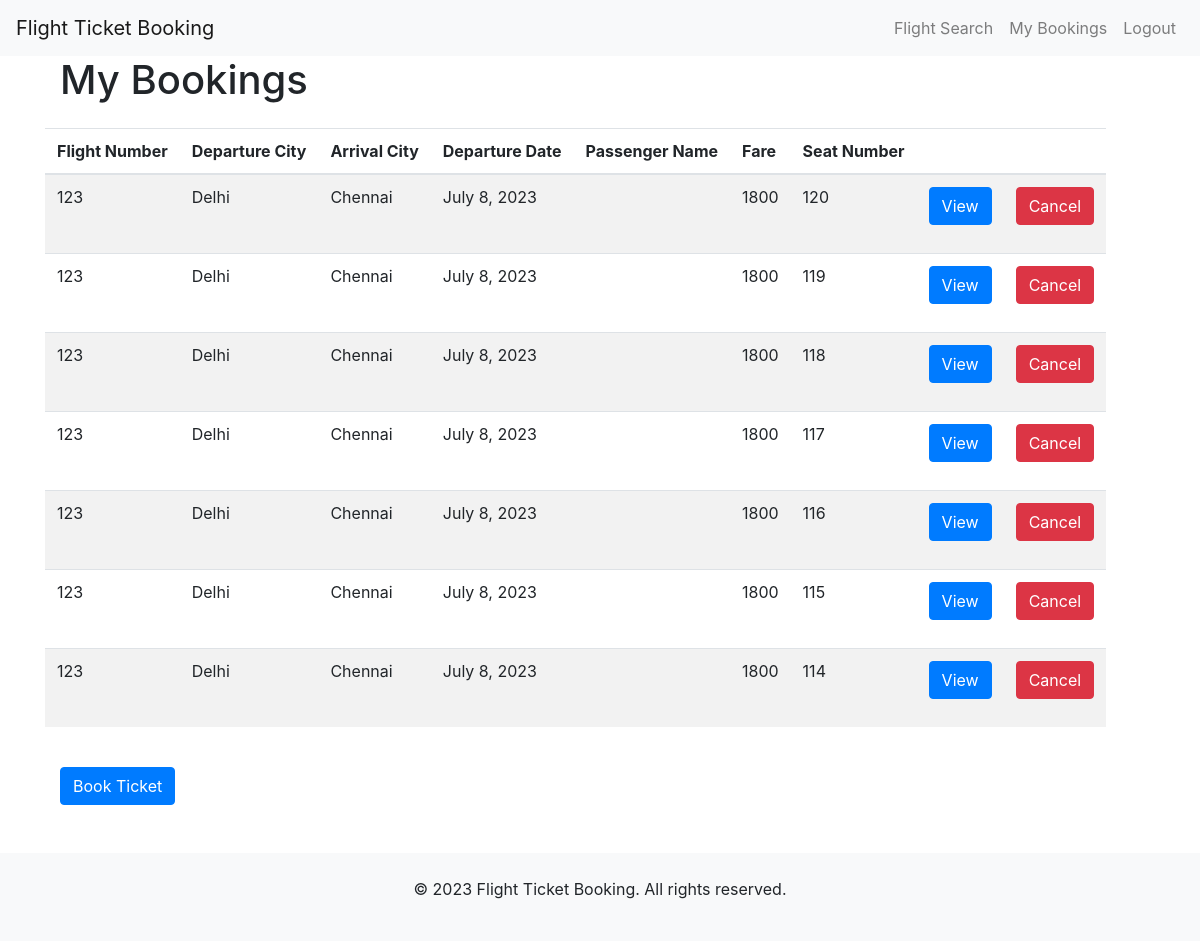
Page /my/bookings/ (signed in) on the earlier database version.
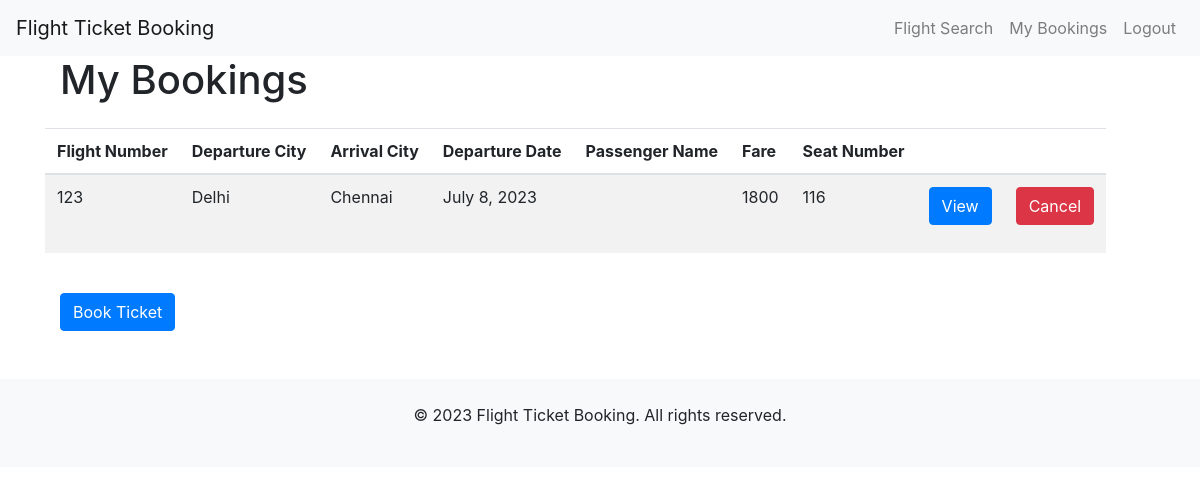
Same page on the later database version.
### mainapp/models.py (models this page shows)
class Tickets(models.Model):
    user = models.ForeignKey(User, on_delete=models.CASCADE)
    ref_no = models.CharField(unique=True, max_length=8)
    flight = models.ForeignKey(Flight, on_delete=models.CASCADE)
    passenger = models.CharField(max_length=50)
    p_phone = models.CharField(max_length=15)
    p_mail = models.CharField(max_length=100)
    age = models.IntegerField()
    sex = models.CharField(max_length=6, default=None)
    booking_date_time = models.DateTimeField(auto_now=True)
    seat_number = models.IntegerField()
    fare_charges = models.PositiveIntegerField()
    status = models.CharField(default='PENDING', max_length=20)

class Flight(models.Model):
    flight_number = models.CharField(max_length=10)
    airline = models.CharField(max_length=30)
    departure_city = models.ForeignKey(Airports, on_delete=models.SET_NULL, blank=True, null=True,
                                       related_name="departure")
    arrival_city = models.ForeignKey(Airports, on_delete=models.SET_NULL, blank=True, null=True, related_name="arrival")
    departure_date = models.DateField()
    departure_time = models.TimeField()
    arrival_date = models.DateField()
    arrival_time = models.TimeField()
    seats_count = models.IntegerField(default=60)
    fare = models.PositiveIntegerField()

class Airports(models.Model):
    airport_name = models.CharField(max_length=20)
    def __str__(self):
        return self.airport_name

### mainapp/views.py (the view)
# urls.py: path('my/bookings/', views.my_bookings, name='my_bookings'),
@login_required(login_url='user_login')
def my_bookings(request):
    bookings = Tickets.objects.filter(user=request.user)
    return render(request, 'my_bookings.html', {'bookings': bookings})

### mainapp/templates/my_bookings.html (shortened to what this page needs)
{% extends 'base_2.html' %}
{% block content %}
<div class="container" xmlns="http://www.w3.org/1999/html">
    <h1 class="mb-4">My Bookings</h1>
    <div class="row">
        <div class="col-50 ">
            {% if bookings %}
            <table class="table table-striped">
                <thead>
                <tr>
                    <th scope="col">Flight Number</th>
                    <th scope="col">Departure City</th>
                    <th scope="col">Arrival City</th>
                    <th scope="col">Departure Date</th>
                    <th scope="col">Passenger Name</th>
                    <th scope="col">Fare</th>
                    <th scope="col">Seat Number</th>
                    <th></th>
                    <th></th>
                </tr>
                </thead>
                <tbody>
                {% for booking in bookings %}
                <tr>
                    <td>{{ booking.flight.flight_number }}</td>
                    <td>{{ booking.flight.departure_city }}</td>
                    <td>{{ booking.flight.arrival_city }}</td>
                    <td>{{ booking.flight.departure_date }}</td>
                    <td>{{ booking.passenger }}</td>
                    <td>{{ booking.flight.fare }}</td>
                    <td>{{ booking.seat_number }}</td>
                    <td>
                        <a  href="{% url 'view_ticket' booking.id %}" target="_blank" class="btn btn-primary">View</a>
                    </td>
                    <td>
                        <form action="{% url 'cancel_ticket' booking.id %}" method="post">
                            <button type="submit" class="btn btn-danger">Cancel</button>
                        </form>
                    </td>
                </tr>
                {% empty %}
                    <tr>
                        <td colspan="8">No bookings found.</td>
                    </tr>
                {% endfor %}
                </tbody>
            </table>
            {% else %}
            <p>No bookings found.</p>
            {% endif %}
        </div>
    </div>
    <br>
    <div class="col-50">
        <a href="{% url 'flight_search' %}" class="btn btn-primary btn mr-2">Book Ticket</a>
    </div>
</div>
<br><br>
{% endblock %}

Differences in the rows shown:
removed Tickets: flight.flight_number "123", flight.departure_city "Delhi", flight.arrival_city "Chennai", flight.departure_date "July 8, 2023", flight.fare "1800", seat_number "120"
removed Tickets: flight.flight_number "123", flight.departure_city "Delhi", flight.arrival_city "Chennai", flight.departure_date "July 8, 2023", flight.fare "1800", seat_number "119"
removed Tickets: flight.flight_number "123", flight.departure_city "Delhi", flight.arrival_city "Chennai", flight.departure_date "July 8, 2023", flight.fare "1800", seat_number "118"
removed Tickets: flight.flight_number "123", flight.departure_city "Delhi", flight.arrival_city "Chennai", flight.departure_date "July 8, 2023", flight.fare "1800", seat_number "117"
removed Tickets: flight.flight_number "123", flight.departure_city "Delhi", flight.arrival_city "Chennai", flight.departure_date "July 8, 2023", flight.fare "1800", seat_number "115"
removed Tickets: flight.flight_number "123", flight.departure_city "Delhi", flight.arrival_city "Chennai", flight.departure_date "July 8, 2023", flight.fare "1800", seat_number "114"
